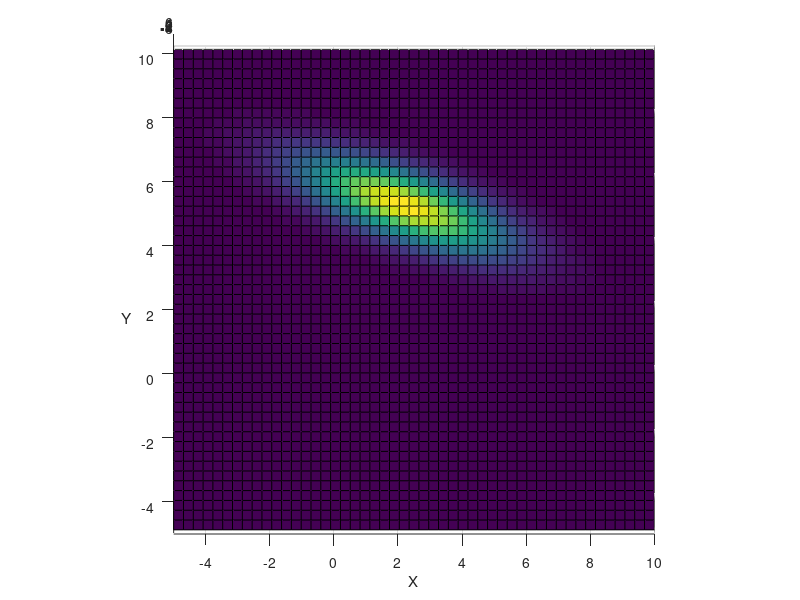

The MATLAB source for this figure: (Note: this script raises an error after producing the figure.)
% given a Gaussian pdf, find the PCA projection of the pdf
Sigma = [  4.5552   -1.5; ...
          -1.5    1.0453]; % true covariance matrix
mu = [2 5]; % mean

% generate sample points and their probability under the model
[X Y] = meshgrid(linspace(-5,10,50),linspace(-5,10,50));
plot_data = [reshape(X,numel(X),1) reshape(Y,numel(Y),1)];
plot_value = mvnpdf(plot_data,mu,Sigma);
Z = reshape(plot_value,size(X));
surf(X,Y,Z)
xlabel('X')
ylabel('Y')
axis('equal')
view([0 89])
%makeAxisExportReady(gca)

% compute the PCA loading matrix
[V,D] = eig(Sigma); % unordered eigenvalues
[A Lambda A_trans] = svd(Sigma); % ordered eigenvalues

% compute percentage of variance accounted for by different pc's
diag(Lambda)/sum(diag(Lambda)) * 100

% plot rotation of cartesian axes 
new_xy = [1 0; 0 1]*A
hold on
qh = quiver3(repmat(mu(1),2,1),repmat(mu(2),2,1),repmat(max(plot_value),2,1),new_xy(1,:), new_xy(2,:),repmat(0,2,1)); 
hold off
set(qh,'Color',[0 0 0 ])
set(qh,'LineWidth',2)
axis('equal')
pause

% A is an orthogonal basis -- 
% should be equal --
Sigma*A
A*Lambda

% show entire field rotated
rotated_plot_data = (plot_data-repmat(mu,size(plot_data,1),1))*A

X_rotated = reshape(rotated_plot_data(:,1),size(X));
Y_rotated = reshape(rotated_plot_data(:,2),size(Y));

surf(X_rotated,Y_rotated,Z)
xlabel('1st PC Projection')
ylabel('2nd PC Projection')
view([0 90])
%makeAxisExportReady(gca)

% PCA comes from dropping low eigenvalue PC's
pause

% before we show this, consider the sample covariance instead
num_samples = 500;
samples = randn(num_samples,2)*chol(Sigma)+repmat(mu,num_samples,1)
sh = scatter(samples(:,1),samples(:,2))
 set(sh,'MarkerFaceColor','flat')
zm_samples = samples-repmat(mean(samples),num_samples,1);
sample_covariance_matrix= 1/(num_samples-1) *zm_samples' * zm_samples;
axis('equal')
[A Lambda A_trans] = svd(sample_covariance_matrix); % ordered eigenvalues of sample covariance matrix
% compute percentage of variance accounted for by different pc's
diag(Lambda)/sum(diag(Lambda)) * 100


% plot rotation of cartesian axes again -- 
new_xy = A*[1 0; 0 1] % obviously unecessary but pedagogically useful
hold on
qh = quiver(repmat(mu(1),2,1),repmat(mu(2),2,1),new_xy(1,:)', new_xy(2,:)'); 
hold off
set(qh,'Color',[0 0 0 ])
set(qh,'LineWidth',2)
%makeAxisExportReady(gca)
xlabel('X')
ylabel('Y')

pause

projected_samples = samples*A
sh = scatter(projected_samples(:,1),projected_samples(:,2))
 set(sh,'MarkerFaceColor','flat')
axis('equal')
xlabel('PC projection #1')
ylabel('PC projection #2')
%makeAxisExportReady(gca)


% PCA helps with multicolinearity 

% set up normal linear regression relationship (noise-free for pedagogical
% purposes
output = samples*[-1; 2] + 5;

sh = scatter3(samples(:,1),samples(:,2),output)
set(sh,'MarkerFaceColor','flat')
xlabel('x_1')
ylabel('x_2')
zlabel('y')
view([-24 62])
pause
view([-46 8])

% linear model parameter estimation 

xx = [samples ones(size(samples,1),1)]
lm_parameters = inv(xx'*xx)*(xx')*output

% add in a colinear input variable
colinear_samples = [ samples  samples(:,1)*.8 + samples(:,2)*.5];

xx_colinear = [colinear_samples ones(size(colinear_samples,1),1)]
lm_parameters = inv(xx_colinear'*xx_colinear)*(xx_colinear')*output


% regularization helps condition the regression matrix
regularization_constant = .25;
lm_parameters = inv(xx_colinear'*xx_colinear +regularization_constant*eye(size(xx_colinear,2)))*(xx_colinear')*output

% but PCA identifies the projection that eliminates the extra variable

zm_samples = colinear_samples-repmat(mean(colinear_samples),num_samples,1);
sample_covariance_matrix= 1/(num_samples-1) *zm_samples' * zm_samples;
axis('equal')
[A Lambda A_trans] = svd(sample_covariance_matrix); % ordered eigenvalues of sample covariance matrix
% compute percentage of variance accounted for by different pc's
diag(Lambda)/sum(diag(Lambda)) * 100
% note first two covariance matrices describe 100% (!) of the variance of
% the variables

% so we can project the data onto the first two columns of the 
% loading matrix
pc_projection = colinear_samples*A(:,1:2)
% which returns us to the kind of distribution we had before introducing
% the colinear input variable
sh = scatter(pc_projection(:,1),pc_projection(:,2))
set(sh,'MarkerFaceColor','flat')
axis('equal')
xlabel('PC projection #1')
ylabel('PC projection #2')

% problems with PCA

poorl_distributed_data = [betarnd(.1,.1,num_samples,2)];
sh = scatter(poorl_distributed_data(:,1),poorl_distributed_data(:,2))
set(sh,'MarkerFaceColor','flat')
axis('equal')
xlabel('X')
ylabel('Y')
mu = mean(poorl_distributed_data);

zm_samples = poorl_distributed_data-repmat(mean(poorl_distributed_data),num_samples,1);
sample_covariance_matrix= 1/(num_samples-1) *zm_samples' * zm_samples;
axis('equal')
[A Lambda A_trans] = svd(sample_covariance_matrix); % ordered eigenvalues of sample covariance matrix
% compute percentage of variance accounted for by different pc's
diag(Lambda)/sum(diag(Lambda)) * 100


% plot rotation of cartesian axes again -- 
new_xy = A*[1 0; 0 1] % obviously unecessary but pedagogically useful
hold on
qh = quiver(repmat(mu(1),2,1),repmat(mu(2),2,1),new_xy(1,:)', new_xy(2,:)'); 
hold off
set(qh,'Color',[0 0 0 ])
set(qh,'LineWidth',2)
%makeAxisExportReady(gca)
xlabel('X')
ylabel('Y')

pause

projected_samples = poorl_distributed_data*A
sh = scatter(projected_samples(:,1),projected_samples(:,2))
 set(sh,'MarkerFaceColor','flat')
axis('equal')
xlabel('PC projection #1')
ylabel('PC projection #2')